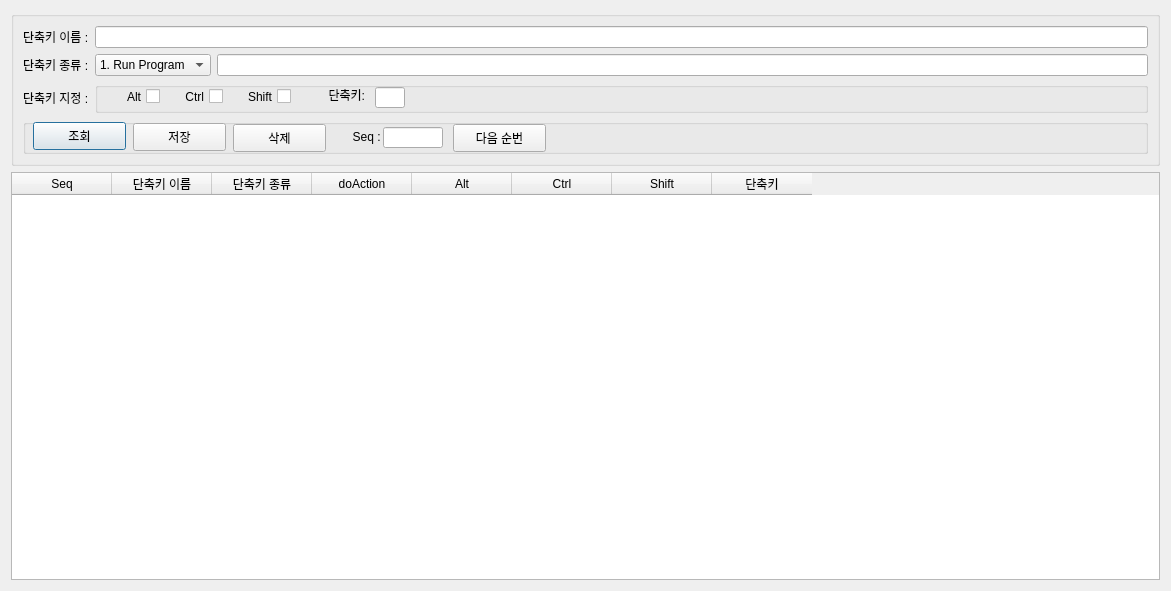
<?xml version="1.0" encoding="UTF-8"?>
<ui version="4.0">
 <class>Dialog</class>
 <widget class="QDialog" name="Dialog">
  <property name="geometry">
   <rect>
    <x>0</x>
    <y>0</y>
    <width>1171</width>
    <height>591</height>
   </rect>
  </property>
  <property name="windowTitle">
   <string>파일명 일괄변경</string>
  </property>
  <property name="windowIcon">
   <iconset>
    <normaloff>../../MyExplorer/img/rename.png</normaloff>../../MyExplorer/img/rename.png</iconset>
  </property>
  <layout class="QVBoxLayout" name="verticalLayout">
   <item>
    <widget class="QGroupBox" name="groupBox">
     <property name="minimumSize">
      <size>
       <width>0</width>
       <height>100</height>
      </size>
     </property>
     <property name="title">
      <string/>
     </property>
     <layout class="QGridLayout" name="gridLayout">
      <item row="0" column="0">
       <widget class="QLabel" name="label_2">
        <property name="text">
         <string>단축키 이름 :</string>
        </property>
       </widget>
      </item>
      <item row="0" column="1" colspan="2">
       <widget class="QLineEdit" name="txtTitle"/>
      </item>
      <item row="1" column="0">
       <widget class="QLabel" name="label_3">
        <property name="text">
         <string>단축키 종류 :</string>
        </property>
       </widget>
      </item>
      <item row="1" column="1">
       <widget class="QComboBox" name="cboScDiv">
        <item>
         <property name="text">
          <string>1. Run Program</string>
         </property>
        </item>
        <item>
         <property name="text">
          <string>2. Clipboard</string>
         </property>
        </item>
       </widget>
      </item>
      <item row="1" column="2">
       <widget class="QLineEdit" name="txtDoActions"/>
      </item>
      <item row="2" column="0">
       <widget class="QLabel" name="label_4">
        <property name="text">
         <string>단축키 지정 :</string>
        </property>
       </widget>
      </item>
      <item row="2" column="1" colspan="2">
       <widget class="QGroupBox" name="groupBox_2">
        <property name="minimumSize">
         <size>
          <width>0</width>
          <height>30</height>
         </size>
        </property>
        <property name="title">
         <string/>
        </property>
        <widget class="QCheckBox" name="chkAlt">
         <property name="geometry">
          <rect>
           <x>20</x>
           <y>5</y>
           <width>45</width>
           <height>19</height>
          </rect>
         </property>
         <property name="layoutDirection">
          <enum>Qt::RightToLeft</enum>
         </property>
         <property name="text">
          <string>Alt</string>
         </property>
        </widget>
        <widget class="QCheckBox" name="chkCtrl">
         <property name="geometry">
          <rect>
           <x>80</x>
           <y>5</y>
           <width>48</width>
           <height>19</height>
          </rect>
         </property>
         <property name="layoutDirection">
          <enum>Qt::RightToLeft</enum>
         </property>
         <property name="text">
          <string>Ctrl</string>
         </property>
        </widget>
        <widget class="QCheckBox" name="chkShift">
         <property name="geometry">
          <rect>
           <x>140</x>
           <y>5</y>
           <width>56</width>
           <height>19</height>
          </rect>
         </property>
         <property name="layoutDirection">
          <enum>Qt::RightToLeft</enum>
         </property>
         <property name="text">
          <string>Shift</string>
         </property>
        </widget>
        <widget class="QLabel" name="label">
         <property name="geometry">
          <rect>
           <x>220</x>
           <y>5</y>
           <width>50</width>
           <height>16</height>
          </rect>
         </property>
         <property name="text">
          <string>단축키:</string>
         </property>
         <property name="alignment">
          <set>Qt::AlignRight|Qt::AlignTrailing|Qt::AlignVCenter</set>
         </property>
        </widget>
        <widget class="QLineEdit" name="txtShortCut">
         <property name="geometry">
          <rect>
           <x>280</x>
           <y>5</y>
           <width>30</width>
           <height>21</height>
          </rect>
         </property>
         <property name="maximumSize">
          <size>
           <width>30</width>
           <height>16777215</height>
          </size>
         </property>
        </widget>
       </widget>
      </item>
      <item row="3" column="0" colspan="3">
       <widget class="QGroupBox" name="groupBox_3">
        <property name="minimumSize">
         <size>
          <width>0</width>
          <height>35</height>
         </size>
        </property>
        <property name="title">
         <string/>
        </property>
        <widget class="QPushButton" name="btnQuery">
         <property name="geometry">
          <rect>
           <x>10</x>
           <y>3</y>
           <width>93</width>
           <height>28</height>
          </rect>
         </property>
         <property name="text">
          <string>조회</string>
         </property>
        </widget>
        <widget class="QPushButton" name="btnSave">
         <property name="geometry">
          <rect>
           <x>110</x>
           <y>4</y>
           <width>93</width>
           <height>28</height>
          </rect>
         </property>
         <property name="text">
          <string>저장</string>
         </property>
        </widget>
        <widget class="QPushButton" name="btnDelete">
         <property name="geometry">
          <rect>
           <x>210</x>
           <y>5</y>
           <width>93</width>
           <height>28</height>
          </rect>
         </property>
         <property name="text">
          <string>삭제</string>
         </property>
        </widget>
        <widget class="QLabel" name="label_5">
         <property name="geometry">
          <rect>
           <x>320</x>
           <y>10</y>
           <width>41</width>
           <height>16</height>
          </rect>
         </property>
         <property name="cursor">
          <cursorShape>ArrowCursor</cursorShape>
         </property>
         <property name="layoutDirection">
          <enum>Qt::LeftToRight</enum>
         </property>
         <property name="text">
          <string>Seq : </string>
         </property>
         <property name="alignment">
          <set>Qt::AlignRight|Qt::AlignTrailing|Qt::AlignVCenter</set>
         </property>
        </widget>
        <widget class="QLineEdit" name="txtSeq">
         <property name="geometry">
          <rect>
           <x>360</x>
           <y>8</y>
           <width>60</width>
           <height>21</height>
          </rect>
         </property>
         <property name="maximumSize">
          <size>
           <width>60</width>
           <height>16777215</height>
          </size>
         </property>
         <property name="maxLength">
          <number>100</number>
         </property>
        </widget>
        <widget class="QPushButton" name="btnNextSeq">
         <property name="geometry">
          <rect>
           <x>430</x>
           <y>5</y>
           <width>93</width>
           <height>28</height>
          </rect>
         </property>
         <property name="text">
          <string>다음 순번</string>
         </property>
        </widget>
       </widget>
      </item>
     </layout>
    </widget>
   </item>
   <item>
    <widget class="QTableWidget" name="tblFiles">
     <column>
      <property name="text">
       <string>Seq</string>
      </property>
     </column>
     <column>
      <property name="text">
       <string>단축키 이름</string>
      </property>
     </column>
     <column>
      <property name="text">
       <string>단축키 종류</string>
      </property>
     </column>
     <column>
      <property name="text">
       <string>doAction</string>
      </property>
     </column>
     <column>
      <property name="text">
       <string>Alt</string>
      </property>
     </column>
     <column>
      <property name="text">
       <string>Ctrl</string>
      </property>
     </column>
     <column>
      <property name="text">
       <string>Shift</string>
      </property>
     </column>
     <column>
      <property name="text">
       <string>단축키</string>
      </property>
     </column>
    </widget>
   </item>
   <item>
    <layout class="QGridLayout" name="gridLayout_3"/>
   </item>
  </layout>
 </widget>
 <resources/>
 <connections/>
</ui>
